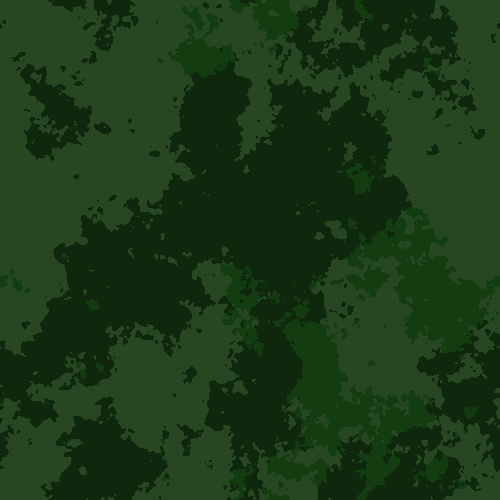
#> input picture gencamo.png, 500 x 500 px, found by its file name
$ python test.py
#> lines starting #> are read from the running program, lines starting #| are printed output that depends on the picture
from PIL import Image

def pixelize_image(image_path, output_path, pixel_size=10):
    # Load the image
#> called with image_path = 'D:\\Github\\Pycamo\\gencamo.png', output_path = 'camo_pixelated.png', pixel_size = 10
    image = Image.open(image_path).convert("RGB")
#> image is the input picture: PIL image 500x500 RGB; mean R, G, B 26.6, 57.3, 23.5
    if image is None:
        print(f"Error: Unable to load image at {image_path}")
        return

    # Resize the image to a smaller size
    small_image = image.resize(
        (image.width // pixel_size, image.height // pixel_size), Image.NEAREST)
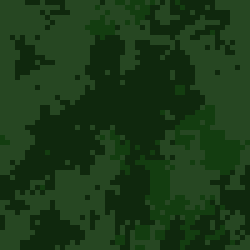
#> small_image: PIL image 50x50 RGB (shown 5 times larger); mean R, G, B 26.5, 57.2, 23.4
    # Resize back to the original size
    pixelated_image = small_image.resize(image.size, Image.NEAREST)

    # Save the output image
    pixelated_image.save(output_path)
    print(f"Output saved to {output_path}")

if __name__ == "__main__":
    input_image_path = "D:\Github\Pycamo\gencamo.png"
    output_image_path = "camo_pixelated.png"
    pixelize_image(input_image_path, output_image_path)

$ run again, with GUI/Camo.png copied over gencamo.png
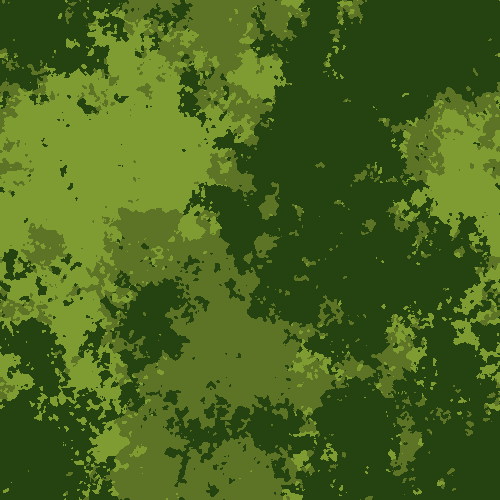
#> input picture GUI/Camo.png, 500 x 500 px, found by its file name
#> in pixelize_image, image is the input picture: PIL image 500x500 RGB; mean R, G, B 72.6, 100.7, 30.7
#> in pixelize_image, `small_image = image.resize( (image.width // pixel_size, image.height /..`:
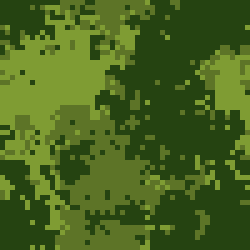
#> small_image: PIL image 50x50 RGB (shown 5 times larger); mean R, G, B 72.2, 100.3, 30.5
#> in pixelize_image, `pixelated_image = small_image.resize(image.size, Image.NEAREST)`:
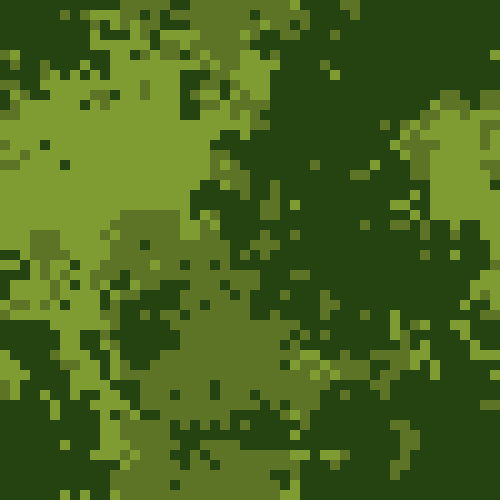
#> pixelated_image: PIL image 500x500 RGB; mean R, G, B 72.2, 100.3, 30.5
